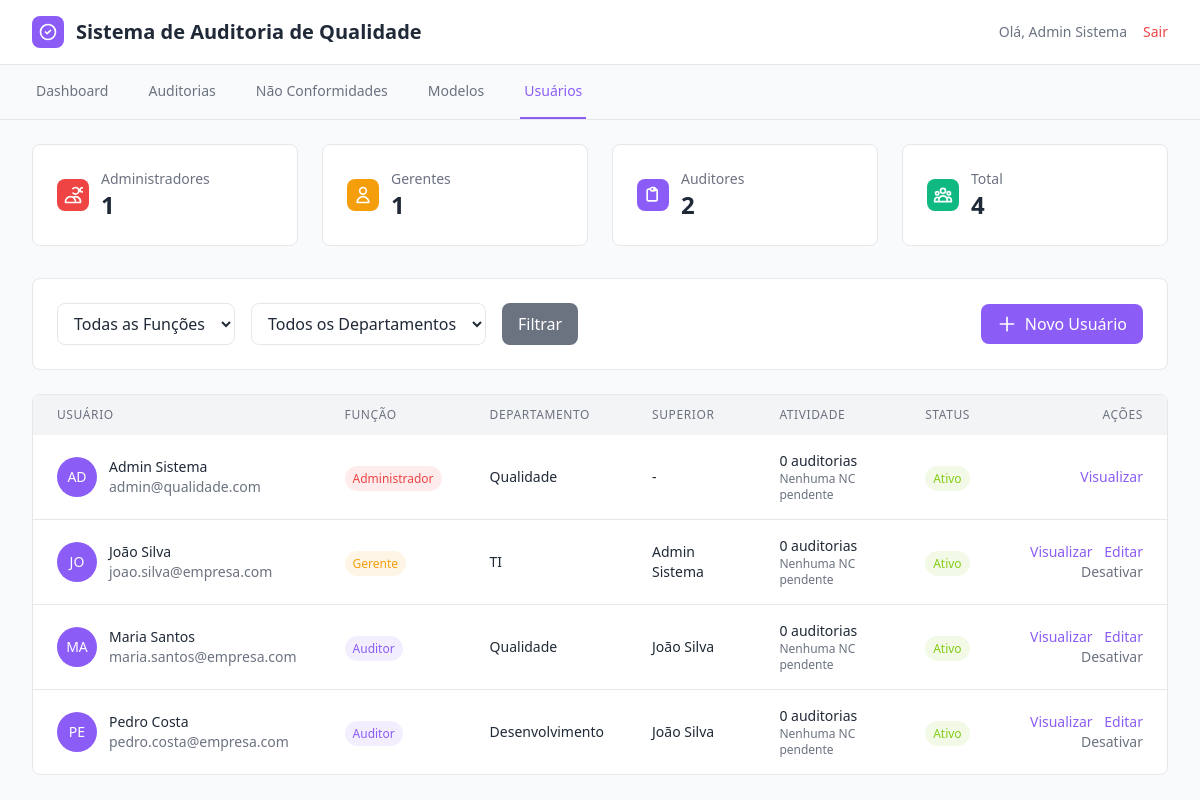
/usuarios.php (signed in), run on the app's committed database.
### tables this page shows
CREATE TABLE usuarios (
    id INT AUTO_INCREMENT PRIMARY KEY,
    nome VARCHAR(255) NOT NULL,
    email VARCHAR(255) UNIQUE NOT NULL,
    senha VARCHAR(255) NOT NULL,
    funcao ENUM('auditor', 'gerente', 'admin') DEFAULT 'auditor',
    departamento VARCHAR(100),
    superior_id INT,
    criado_em TIMESTAMP DEFAULT CURRENT_TIMESTAMP,
    atualizado_em TIMESTAMP DEFAULT CURRENT_TIMESTAMP ON UPDATE CURRENT_TIMESTAMP,
    FOREIGN KEY (superior_id) REFERENCES usuarios(id)
);

### includes/auth.php (called while the page is built, shortened)
<?php
function getUsuarioAtual() {
    $database = new Conexao();
    $db = $database->getConexao();
    $query = "SELECT * FROM usuarios WHERE id = :id";
    $stmt = $db->prepare($query);
    $stmt->bindParam(':id', $_SESSION['id_usuario']);
    $stmt->execute();
    return $stmt->fetch();
}
?>

### usuarios.php (the view, shortened to what this page needs)
<?php
require_once 'includes/auth.php';
$usuario = getUsuarioAtual();
$database = new Conexao();
$db = $database->getConexao();
$where_conditions = [];
$where_clause = !empty($where_conditions) ? 'WHERE ' . implode(' AND ', $where_conditions) : '';
$query = "SELECT u.*, s.nome as nome_superior,
          (SELECT COUNT(*) FROM auditorias WHERE auditor_id = u.id) as total_auditorias,
          (SELECT COUNT(*) FROM nao_conformidades WHERE responsavel_id = u.id AND status IN ('aberto', 'em_progresso')) as ncs_pendentes
          FROM usuarios u
          LEFT JOIN usuarios s ON u.superior_id = s.id
          $where_clause
          ORDER BY u.nome";
$stmt = $db->prepare($query);
$stmt->execute();
$usuarios = $stmt->fetchAll();
$query = "SELECT funcao, COUNT(*) as total FROM usuarios GROUP BY funcao";
$stmt = $db->prepare($query);
$stmt->execute();
$stats_funcao = [];
foreach ($stmt->fetchAll() as $row) {
    $stats_funcao[$row['funcao']] = $row['total'];
}
?>
<!DOCTYPE html>
<html lang="pt-BR">
<head>
    <script src="https://cdn.tailwindcss.com"></script>
    <script src="assets/css/tailwind-config.js"></script>
    <link rel="stylesheet" href="assets/css/style.css">
</head>
<body class="bg-background">
    <header class="bg-card border-b border-border">
        <div class="max-w-7xl mx-auto px-4 sm:px-6 lg:px-8">
            <div class="flex justify-between items-center py-4">
                <div class="flex items-center">
                    <div class="h-8 w-8 bg-accent rounded-lg flex items-center justify-center mr-3">
                        <svg class="h-5 w-5 text-accent-foreground" fill="none" stroke="currentColor" viewBox="0 0 24 24">
                            <path stroke-linecap="round" stroke-linejoin="round" stroke-width="2" d="M9 12l2 2 4-4m6 2a9 9 0 11-18 0 9 9 0 0118 0z"></path>
                        </svg>
                    </div>
                    <h1 class="text-xl font-bold text-foreground">Sistema de Auditoria de Qualidade</h1>
                </div>
                <div class="flex items-center space-x-4">
                    <span class="text-sm text-muted-foreground">Olá, <?php echo htmlspecialchars($usuario['nome']); ?></span>
                    <a href="logout.php" class="text-sm text-destructive hover:text-destructive/80">Sair</a>
                </div>
            </div>
        </div>
    </header>
    <nav class="bg-sidebar border-b border-sidebar-border">
        <div class="max-w-7xl mx-auto px-4 sm:px-6 lg:px-8">
            <div class="flex space-x-8">
                <a href="index.php" class="border-b-2 border-transparent text-sidebar-foreground hover:text-sidebar-accent hover:border-sidebar-accent py-4 px-1 text-sm font-medium">Dashboard</a>
                <a href="auditorias.php" class="border-b-2 border-transparent text-sidebar-foreground hover:text-sidebar-accent hover:border-sidebar-accent py-4 px-1 text-sm font-medium">Auditorias</a>
                <a href="nao-conformidades.php" class="border-b-2 border-transparent text-sidebar-foreground hover:text-sidebar-accent hover:border-sidebar-accent py-4 px-1 text-sm font-medium">Não Conformidades</a>
                <a href="modelos.php" class="border-b-2 border-transparent text-sidebar-foreground hover:text-sidebar-accent hover:border-sidebar-accent py-4 px-1 text-sm font-medium">Modelos</a>
                <a href="usuarios.php" class="border-b-2 border-sidebar-accent text-sidebar-accent py-4 px-1 text-sm font-medium">Usuários</a>
            </div>
        </div>
    </nav>
    <main class="max-w-7xl mx-auto py-6 px-4 sm:px-6 lg:px-8">
        <div class="grid grid-cols-1 md:grid-cols-4 gap-6 mb-8">
            <div class="bg-card rounded-lg p-6 border border-border">
                <div class="flex items-center">
                    <div class="h-8 w-8 bg-destructive rounded-lg flex items-center justify-center mr-3">
                        <svg class="h-5 w-5 text-white" fill="none" stroke="currentColor" viewBox="0 0 24 24">
                            <path stroke-linecap="round" stroke-linejoin="round" stroke-width="2" d="M12 4.354a4 4 0 110 5.292M15 21H3v-1a6 6 0 0112 0v1zm0 0h6v-1a6 6 0 00-9-5.197m13.5-9a2.5 2.5 0 11-5 0 2.5 2.5 0 015 0z"></path>
                        </svg>
                    </div>
                    <div>
                        <p class="text-sm font-medium text-muted-foreground">Administradores</p>
                        <p class="text-2xl font-bold text-foreground"><?php echo $stats_funcao['admin'] ?? 0; ?></p>
                    </div>
                </div>
            </div>
            <div class="bg-card rounded-lg p-6 border border-border">
                <div class="flex items-center">
                    <div class="h-8 w-8 bg-chart-3 rounded-lg flex items-center justify-center mr-3">
                        <svg class="h-5 w-5 text-white" fill="none" stroke="currentColor" viewBox="0 0 24 24">
                            <path stroke-linecap="round" stroke-linejoin="round" stroke-width="2" d="M16 7a4 4 0 11-8 0 4 4 0 018 0zM12 14a7 7 0 00-7 7h14a7 7 0 00-7-7z"></path>
                        </svg>
                    </div>
                    <div>
                        <p class="text-sm font-medium text-muted-foreground">Gerentes</p>
                        <p class="text-2xl font-bold text-foreground"><?php echo $stats_funcao['gerente'] ?? 0; ?></p>
                    </div>
                </div>
            </div>
            <div class="bg-card rounded-lg p-6 border border-border">
                <div class="flex items-center">
                    <div class="h-8 w-8 bg-chart-1 rounded-lg flex items-center justify-center mr-3">
                        <svg class="h-5 w-5 text-white" fill="none" stroke="currentColor" viewBox="0 0 24 24">
                            <path stroke-linecap="round" stroke-linejoin="round" stroke-width="2" d="M9 5H7a2 2 0 00-2 2v10a2 2 0 002 2h8a2 2 0 002-2V7a2 2 0 00-2-2h-2M9 5a2 2 0 002 2h2a2 2 0 002-2M9 5a2 2 0 012-2h2a2 2 0 012 2"></path>
                        </svg>
                    </div>
                    <div>
                        <p class="text-sm font-medium text-muted-foreground">Auditores</p>
                        <p class="text-2xl font-bold text-foreground"><?php echo $stats_funcao['auditor'] ?? 0; ?></p>
                    </div>
                </div>
            </div>
            <div class="bg-card rounded-lg p-6 border border-border">
                <div class="flex items-center">
                    <div class="h-8 w-8 bg-chart-4 rounded-lg flex items-center justify-center mr-3">
                    </div>
                    <div>
                        <p class="text-sm font-medium text-muted-foreground">Total</p>
                        <p class="text-2xl font-bold text-foreground"><?php echo count($usuarios); ?></p>
                    </div>
                </div>
            </div>
        </div>
        <div class="bg-card rounded-lg border border-border p-6 mb-6">
            <div class="flex flex-col md:flex-row md:items-center md:justify-between space-y-4 md:space-y-0">
                <div class="flex flex-col md:flex-row space-y-4 md:space-y-0 md:space-x-4">
                    <form method="GET" class="flex flex-col md:flex-row space-y-4 md:space-y-0 md:space-x-4">
                        <div>
                            <select name="funcao" class="px-3 py-2 bg-input border border-border rounded-lg focus:outline-none focus:ring-2 focus:ring-accent">
                                <option value="">Todas as Funções</option>
                            </select>
                        </div>
                        <div>
                            <select name="departamento" class="px-3 py-2 bg-input border border-border rounded-lg focus:outline-none focus:ring-2 focus:ring-accent">
                                <option value="">Todos os Departamentos</option>
                            </select>
                        </div>
                        <button type="submit" class="px-4 py-2 bg-secondary text-secondary-foreground hover:bg-secondary/90 rounded-lg transition-colors">
                            Filtrar
                        </button>
                    </form>
                </div>
                <a href="create-usuario.php" class="inline-flex items-center px-4 py-2 bg-accent text-accent-foreground hover:bg-accent/90 rounded-lg transition-colors">
                    <svg class="h-5 w-5 mr-2" fill="none" stroke="currentColor" viewBox="0 0 24 24">
                        <path stroke-linecap="round" stroke-linejoin="round" stroke-width="2" d="M12 4v16m8-8H4"></path>
                    </svg>
                    Novo Usuário
                </a>
            </div>
        </div>
        <div class="bg-card rounded-lg border border-border overflow-hidden">
            <div class="overflow-x-auto">
                <table class="w-full">
                    <thead class="bg-muted">
                        <tr>
                            <th class="px-6 py-3 text-left text-xs font-medium text-muted-foreground uppercase tracking-wider">Usuário</th>
                            <th class="px-6 py-3 text-left text-xs font-medium text-muted-foreground uppercase tracking-wider">Função</th>
                            <th class="px-6 py-3 text-left text-xs font-medium text-muted-foreground uppercase tracking-wider">Departamento</th>
                            <th class="px-6 py-3 text-left text-xs font-medium text-muted-foreground uppercase tracking-wider">Superior</th>
                            <th class="px-6 py-3 text-left text-xs font-medium text-muted-foreground uppercase tracking-wider">Atividade</th>
                            <th class="px-6 py-3 text-left text-xs font-medium text-muted-foreground uppercase tracking-wider">Status</th>
                            <th class="px-6 py-3 text-right text-xs font-medium text-muted-foreground uppercase tracking-wider">Ações</th>
                        </tr>
                    </thead>
                    <tbody class="divide-y divide-border">
                        <?php foreach ($usuarios as $user): ?>
                        <tr class="hover:bg-muted/50">
                            <td class="px-6 py-4">
                                <div class="flex items-center">
                                    <div class="h-10 w-10 bg-accent rounded-full flex items-center justify-center mr-3">
                                        <span class="text-sm font-medium text-accent-foreground">
                                            <?php echo strtoupper(substr($user['nome'], 0, 2)); ?>
                                        </span>
                                    </div>
                                    <div>
                                        <div class="text-sm font-medium text-foreground"><?php echo htmlspecialchars($user['nome']); ?></div>
                                        <div class="text-sm text-muted-foreground"><?php echo htmlspecialchars($user['email']); ?></div>
                                    </div>
                                </div>
                            </td>
                            <td class="px-6 py-4">
                                <span class="px-2 py-1 text-xs font-medium rounded-full
                                    <?php
                                    switch($user['funcao']) {
                                        case 'admin': echo 'bg-destructive/10 text-destructive'; break;
                                        case 'gerente': echo 'bg-chart-3/10 text-chart-3'; break;
                                        case 'auditor': echo 'bg-chart-1/10 text-chart-1'; break;
                                    }
                                    ?>">
                                    <?php
                                    switch($user['funcao']) {
                                        case 'admin': echo 'Administrador'; break;
                                        case 'gerente': echo 'Gerente'; break;
                                        case 'auditor': echo 'Auditor'; break;
                                    }
                                    ?>
                                </span>
                            </td>
                            <td class="px-6 py-4 text-sm text-foreground"><?php echo htmlspecialchars($user['departamento'] ?? '-'); ?></td>
                            <td class="px-6 py-4 text-sm text-foreground"><?php echo htmlspecialchars($user['nome_superior'] ?? '-'); ?></td>
                            <td class="px-6 py-4">
                                <div class="text-sm text-foreground"><?php echo $user['total_auditorias']; ?> auditorias</div>
                                <?php if ($user['ncs_pendentes'] > 0): ?>
                                    <div class="text-xs text-destructive"><?php echo $user['ncs_pendentes']; ?> NCs pendentes</div>
                                <?php else: ?>
                                    <div class="text-xs text-muted-foreground">Nenhuma NC pendente</div>
                                <?php endif; ?>
                            </td>
                            <td class="px-6 py-4">
                                <span class="px-2 py-1 text-xs font-medium rounded-full bg-chart-5/10 text-chart-5">
                                    Ativo
                                </span>
                            </td>
                            <td class="px-6 py-4 text-right text-sm font-medium space-x-2">
                                <a href="view-usuario.php?id=<?php echo $user['id']; ?>"
                                   class="text-chart-1 hover:text-chart-1/80">Visualizar</a>
                                <?php if ($user['id'] != $usuario['id']): ?>
                                    <a href="edit-usuario.php?id=<?php echo $user['id']; ?>"
                                       class="text-accent hover:text-accent/80">Editar</a>
                                <?php endif; ?>
                                <?php if ($usuario['funcao'] === 'admin' && $user['id'] != $usuario['id']): ?>
                                    <button onclick="toggleUserStatus(<?php echo $user['id']; ?>)"
                                            class="text-secondary hover:text-secondary/80">
                                        Desativar
                                    </button>
                                <?php endif; ?>
                            </td>
                        </tr>
                        <?php endforeach; ?>
                    </tbody>
                </table>
            </div>
        </div>
    </main>
</body>
</html>

### assets/css/style.css (style rules this page uses)
* { margin: 0; padding: 0; box-sizing: border-box; }
html { scroll-behavior: smooth; overflow-x: hidden; }
body { font-family: "Segoe UI", Tahoma, Geneva, Verdana, sans-serif; background-color: #f8fafc; color: #1f2937; line-height: 1.6; overflow-x: hidden; min-height: 100vh; }
.text-right { text-align: right; }
.flex { display: flex; }
.justify-between { justify-content: space-between; }
.items-center { align-items: center; }
.container, main, header, nav { max-width: 100%; overflow-x: hidden; }

### data on the page
usuarios: nome "Admin Sistema", nome "AD", email "admin@qualidade.com", funcao "Administrador", departamento "Qualidade", nome_superior "-", total_auditorias "0"
usuarios: superior "1", id "2", nome "JO", nome "João Silva", email "joao.silva@empresa.com", funcao "Gerente", departamento "TI", superior.nome "Admin Sistema", total_auditorias "0"
usuarios: nome "MA", nome "Maria Santos", email "maria.santos@empresa.com", funcao "Auditor", departamento "Qualidade", superior.nome "João Silva", total_auditorias "0"
usuarios: nome "PE", nome "Pedro Costa", email "pedro.costa@empresa.com", funcao "Auditor", departamento "Desenvolvimento", superior.nome "João Silva", total_auditorias "0"

### other printed values
count($usuarios) "4"
